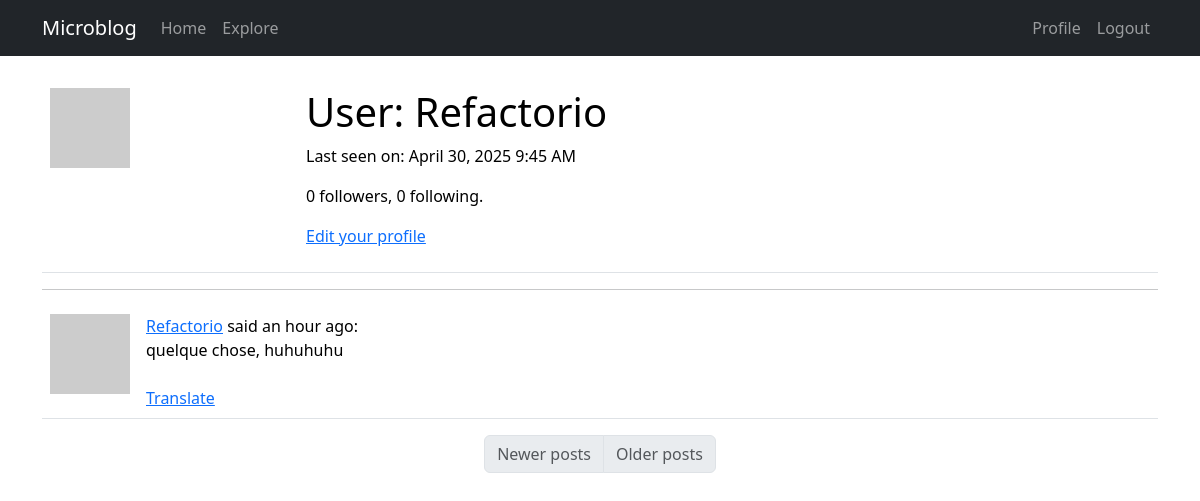
Before: /user/Refactorio (signed in) with the older database file.
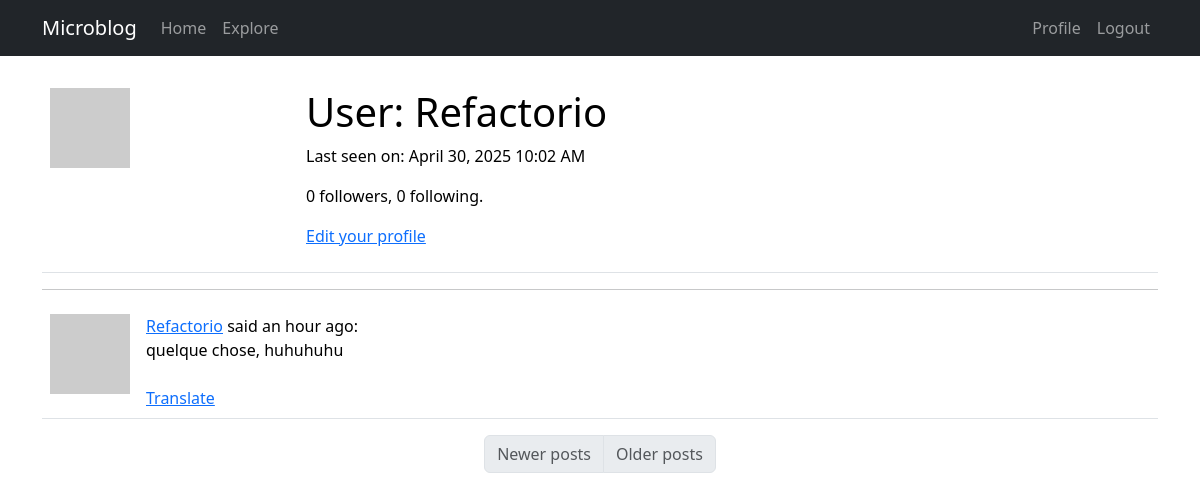
After: the same page with the newer database file.
### app/models.py (models this page shows, shortened)
class User(UserMixin, db.Model):
    id: so.Mapped[int] = so.mapped_column(primary_key=True)
    username: so.Mapped[str] = so.mapped_column(sa.String(64), index=True, unique=True)
    email: so.Mapped[str] = so.mapped_column(sa.String(120), index=True, unique=True)
    password_hash: so.Mapped[Optional[str]] = so.mapped_column(sa.String(256))
    posts: so.WriteOnlyMapped["Post"] = so.relationship(back_populates="author")
    about_me: so.Mapped[Optional[str]] = so.mapped_column(sa.String(140))
    last_seen: so.Mapped[Optional[datetime]] = so.mapped_column(
        default=lambda: datetime.now(timezone.utc)
    )
    following: so.WriteOnlyMapped["User"] = so.relationship(
        secondary=followers,
        primaryjoin=(followers.c.follower_id == id),
        secondaryjoin=(followers.c.followed_id == id),
        back_populates="followers",
    )
    followers: so.WriteOnlyMapped["User"] = so.relationship(
        secondary=followers,
        primaryjoin=(followers.c.followed_id == id),
        secondaryjoin=(followers.c.follower_id == id),
        back_populates="following",
    )
    def avatar(self, size):
        digest = md5(self.email.lower().encode("utf-8")).hexdigest()
        return f"https://www.gravatar.com/avatar/{digest}?d=identicon&s={size}"
    def followers_count(self):
        query = sa.select(sa.func.count()).select_from(
            self.followers.select().subquery()
        )
        return db.session.scalar(query)
    def following_count(self):
        query = sa.select(sa.func.count()).select_from(
            self.following.select().subquery()
        )
        return db.session.scalar(query)

class Post(db.Model):
    id: so.Mapped[int] = so.mapped_column(primary_key=True)
    body: so.Mapped[str] = so.mapped_column(sa.String(140))
    timestamp: so.Mapped[datetime] = so.mapped_column(
        index=True, default=lambda: datetime.now(timezone.utc)
    )
    user_id: so.Mapped[int] = so.mapped_column(sa.ForeignKey(User.id), index=True)
    author: so.Mapped[User] = so.relationship(back_populates="posts")
    language: so.Mapped[Optional[str]] = so.mapped_column(sa.String(5))

### app/main/routes.py (the view)
@bp.route("/user/<username>")
@login_required
def user(username):
    user = db.first_or_404(sa.select(User).where(User.username == username))
    page = request.args.get(key="page", default=1, type=int)
    query = user.posts.select().order_by(Post.timestamp.desc())
    posts = db.paginate(
        query, page=page, per_page=current_app.config["POSTS_PER_PAGE"], error_out=False
    )
    prev_url = (
        url_for("main.user", username=username, page=posts.prev_num)
        if posts.has_prev
        else None
    )
    next_url = (
        url_for("main.user", username=username, page=posts.next_num)
        if posts.has_next
        else None
    )
    form = EmptyForm()
    return render_template(
        "user.html",
        title=_("Profile"),
        user=user,
        posts=posts,
        form=form,
        prev_url=prev_url,
        next_url=next_url,
    )

### app/__init__.py (called while the page is built)
def get_locale():
    return "fr"

### app/main/routes.py (called while the page is built)
@bp.before_app_request
def before_request():
    if current_user.is_authenticated:
        current_user.last_seen = datetime.now(timezone.utc)
        db.session.commit()
    g.locale = get_locale()

### app/models.py (called while the page is built)
@login.user_loader
def load_user(id):
    return db.session.get(User, int(id))

### app/templates/user.html (shortened to what this page needs)
{% extends 'base.html' %}
{% import "bootstrap_wtf.html" as wtf %}
{% block content %}
<table class="table table-hover">
  <tr valign="top">
    <td width="256px"><img src="{{ user.avatar(256) }}"></td>
    <td>
      <h1>{{_("User")}}: {{ user.username }}</h1>
      {% if user.last_seen %}
      <p>{{_("Last seen on")}}: {{ moment(user.last_seen).format("LLL") }}</p>
      {% endif %}
      <p>{{ user.followers_count() }} {{_("followers")}}, {{ user.following_count() }} {{_("following")}}.</p>
      {% if user==current_user %}
      <p><a href="{{ url_for('main.edit_profile') }}">{{_("Edit your profile")}}</a></p>
      {% endif %}
    </td>
  </tr>
</table>
<hr>
{% for post in posts %}
{% include '_post.html' %}
{% endfor %}
<nav aria-label="Post navigation">
  <ul class="pagination justify-content-center">
    <li class="page-item {% if not prev_url %} disabled{% endif %}">
      <a class="page-link" href="{{ prev_url }}">{{_("Newer posts")}}</a>
    </li>
    <li class=" page-item {% if not next_url %} disabled{% endif %}">
        <a class="page-link" href="{{ next_url }}">{{_("Older posts")}}</a>
    </li>
  </ul>
</nav>
{% endblock %}

### app/templates/base.html (shortened to what this page needs)
<!doctype html>
<html lang="en">
<head>
    <link href="https://cdn.jsdelivr.net/npm/bootstrap@5.3.2/dist/css/bootstrap.min.css" rel="stylesheet"
>
</head>
<body>
    <nav class="navbar navbar-expand-lg navbar-dark bg-dark">
        <div class="container">
            <a class="navbar-brand" href="{{ url_for('main.index') }}">Microblog</a>
            <div class="collapse navbar-collapse" id="navbarSupportedContent">
                <ul class="navbar-nav me-auto mb-2 mb-lg-0">
                    <li class="nav-item">
                        <a class="nav-link" aria-current="page" href="{{ url_for('main.index') }}">
                            {{_("Home")}}</a>
                    </li>
                    <li class="nav-item">
                        <a class="nav-link" aria-current="page" href="{{ url_for('main.explore') }}">
                            {{_("Explore")}}</a>
                    </li>
                </ul>
                <ul class="navbar-nav mb-2 mb-lg-0">
                    {% if current_user.is_anonymous %}
                    <li class="nav-item">
                        <a class="nav-link" aria-current="page" href="{{ url_for('auth.login') }}">
                            {{_("Login")}}</a>
                    </li>
                    {% else %}
                    <li class="nav-item">
                        <a class="nav-link" aria-current="page"
                            href="{{ url_for('main.user', username=current_user.username) }}">
                            {{_("Profile")}}</a>
                    </li>
                    <li class="nav-item">
                        <a class="nav-link" aria-current="page" href="{{ url_for('auth.logout') }}">
                            {{_("Logout")}}</a>
                    </li>
                    {% endif %}
                </ul>
            </div>
        </div>
    </nav>
    <br>
    <div class="container">
        {% block content %}{% endblock %}
    </div>
</body>
</html>

### app/templates/_post.html
<table class="table table-hover">
    <tr valign="top">
        <td width="70px">
            <a href="{{ url_for('main.user', username=post.author.username) }}">
                <img src="{{ post.author.avatar(36) }}"></a>
        </td>
        <td>
            <a href="{{ url_for('main.user', username=post.author.username) }}">
                {{ post.author.username }}</a>
            {{_("said")}} {{ moment(post.timestamp).fromNow() }}:
            <br>
            <span id="post{{ post.id }}">{{ post.body }}</span>
            {% if post.language and post.language != g.locale %}
            <br><br>
            <span id="translation{{ post.id }}"> <a href="javascript:translate('post{{post.id}}',
                    'translation{{post.id}}',
                    '{{post.language}}',
                    '{{g.locale}}')">{{_("Translate")}}</a>
            </span>
            {% endif %}
        </td>
    </tr>
</table>

Changed rows visible on the page:
changed User "Refactorio": last_seen "April 30, 2025 9:45 AM" → "April 30, 2025 10:02 AM"
